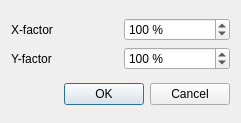
<?xml version="1.0" encoding="UTF-8"?>
<ui version="4.0">
 <class>CNodesFactorDialog</class>
 <widget class="QDialog" name="CNodesFactorDialog">
  <property name="geometry">
   <rect>
    <x>0</x>
    <y>0</y>
    <width>241</width>
    <height>123</height>
   </rect>
  </property>
  <property name="windowTitle">
   <string>Factor Nodes</string>
  </property>
  <property name="modal">
   <bool>true</bool>
  </property>
  <layout class="QVBoxLayout" name="verticalLayout">
   <item>
    <layout class="QGridLayout" name="gridLayout">
     <item row="1" column="0">
      <widget class="QLabel" name="label_4">
       <property name="text">
        <string>Y-factor</string>
       </property>
      </widget>
     </item>
     <item row="0" column="0">
      <widget class="QLabel" name="label_3">
       <property name="text">
        <string>X-factor</string>
       </property>
      </widget>
     </item>
     <item row="1" column="1">
      <widget class="QSpinBox" name="FactorY">
       <property name="suffix">
        <string> %</string>
       </property>
       <property name="minimum">
        <number>1</number>
       </property>
       <property name="maximum">
        <number>10000</number>
       </property>
       <property name="singleStep">
        <number>10</number>
       </property>
       <property name="value">
        <number>100</number>
       </property>
      </widget>
     </item>
     <item row="0" column="1">
      <widget class="QSpinBox" name="FactorX">
       <property name="suffix">
        <string> %</string>
       </property>
       <property name="minimum">
        <number>1</number>
       </property>
       <property name="maximum">
        <number>10000</number>
       </property>
       <property name="singleStep">
        <number>10</number>
       </property>
       <property name="value">
        <number>100</number>
       </property>
      </widget>
     </item>
    </layout>
   </item>
   <item>
    <layout class="QHBoxLayout" name="horizontalLayout">
     <item>
      <widget class="QDialogButtonBox" name="buttonBox">
       <property name="orientation">
        <enum>Qt::Horizontal</enum>
       </property>
       <property name="standardButtons">
        <set>QDialogButtonBox::Cancel|QDialogButtonBox::Ok</set>
       </property>
      </widget>
     </item>
    </layout>
   </item>
  </layout>
 </widget>
 <resources/>
 <connections>
  <connection>
   <sender>buttonBox</sender>
   <signal>accepted()</signal>
   <receiver>CNodesFactorDialog</receiver>
   <slot>accept()</slot>
   <hints>
    <hint type="sourcelabel">
     <x>228</x>
     <y>132</y>
    </hint>
    <hint type="destinationlabel">
     <x>157</x>
     <y>153</y>
    </hint>
   </hints>
  </connection>
  <connection>
   <sender>buttonBox</sender>
   <signal>rejected()</signal>
   <receiver>CNodesFactorDialog</receiver>
   <slot>reject()</slot>
   <hints>
    <hint type="sourcelabel">
     <x>296</x>
     <y>138</y>
    </hint>
    <hint type="destinationlabel">
     <x>286</x>
     <y>153</y>
    </hint>
   </hints>
  </connection>
 </connections>
</ui>
